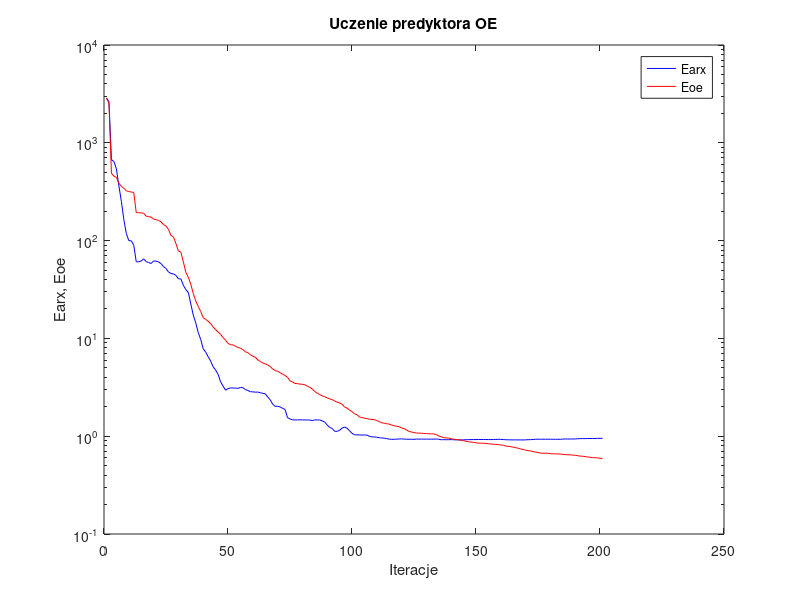
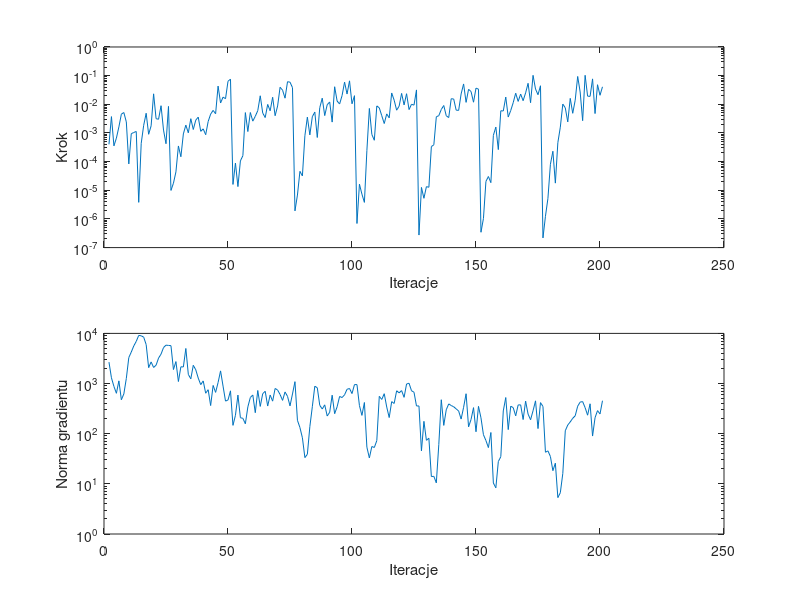

MATLAB code for these plots, in order:
%uczenie predyktora oe
clear all;
n=0; farx(n+1)=2.874501e+003; foe(n+1)=2.869985e+003; wspucz(n+1)=0.000000e+000; ng(n+1)=0.000000e+000;
%odnowa zmiennej metryki
n=1; farx(n+1)=2.631873e+003; foe(n+1)=2.537053e+003; krok(n+1)=4.015818e-004; ng(n+1)=2.673727e+003;
n=2; farx(n+1)=6.714924e+002; foe(n+1)=4.863964e+002; krok(n+1)=3.722051e-003; ng(n+1)=1.301768e+003;
n=3; farx(n+1)=6.450444e+002; foe(n+1)=4.560639e+002; krok(n+1)=3.550621e-004; ng(n+1)=8.754543e+002;
n=4; farx(n+1)=5.406135e+002; foe(n+1)=4.430625e+002; krok(n+1)=6.617550e-004; ng(n+1)=6.391882e+002;
n=5; farx(n+1)=3.626600e+002; foe(n+1)=3.861521e+002; krok(n+1)=1.626565e-003; ng(n+1)=1.131416e+003;
n=6; farx(n+1)=2.518158e+002; foe(n+1)=3.585725e+002; krok(n+1)=4.524560e-003; ng(n+1)=4.750735e+002;
n=7; farx(n+1)=1.639470e+002; foe(n+1)=3.431606e+002; krok(n+1)=5.167850e-003; ng(n+1)=6.216858e+002;
n=8; farx(n+1)=1.179909e+002; foe(n+1)=3.228167e+002; krok(n+1)=2.424720e-003; ng(n+1)=1.265328e+003;
n=9; farx(n+1)=9.994753e+001; foe(n+1)=3.173307e+002; krok(n+1)=8.312662e-005; ng(n+1)=3.298300e+003;
n=10; farx(n+1)=9.953769e+001; foe(n+1)=3.141853e+002; krok(n+1)=9.446471e-004; ng(n+1)=4.245794e+003;
n=11; farx(n+1)=8.987438e+001; foe(n+1)=3.102953e+002; krok(n+1)=1.037622e-003; ng(n+1)=5.616766e+003;
n=12; farx(n+1)=6.069251e+001; foe(n+1)=1.934800e+002; krok(n+1)=1.126296e-003; ng(n+1)=6.931633e+003;
n=13; farx(n+1)=6.071210e+001; foe(n+1)=1.929312e+002; krok(n+1)=3.792618e-006; ng(n+1)=9.116024e+003;
n=14; farx(n+1)=6.190850e+001; foe(n+1)=1.920814e+002; krok(n+1)=4.325549e-004; ng(n+1)=8.953681e+003;
n=15; farx(n+1)=6.507865e+001; foe(n+1)=1.904131e+002; krok(n+1)=1.849821e-003; ng(n+1)=8.416846e+003;
n=16; farx(n+1)=6.100849e+001; foe(n+1)=1.775799e+002; krok(n+1)=4.871925e-003; ng(n+1)=5.987902e+003;
n=17; farx(n+1)=5.967185e+001; foe(n+1)=1.756852e+002; krok(n+1)=8.989595e-004; ng(n+1)=2.074778e+003;
n=18; farx(n+1)=5.832934e+001; foe(n+1)=1.741990e+002; krok(n+1)=1.775201e-003; ng(n+1)=2.700103e+003;
n=19; farx(n+1)=6.194414e+001; foe(n+1)=1.657150e+002; krok(n+1)=2.319637e-002; ng(n+1)=2.092236e+003;
n=20; farx(n+1)=6.168043e+001; foe(n+1)=1.636572e+002; krok(n+1)=3.146871e-003; ng(n+1)=2.323598e+003;
n=21; farx(n+1)=6.055826e+001; foe(n+1)=1.608562e+002; krok(n+1)=3.011555e-003; ng(n+1)=3.220097e+003;
n=22; farx(n+1)=5.812821e+001; foe(n+1)=1.554776e+002; krok(n+1)=8.929289e-003; ng(n+1)=3.859886e+003;
n=23; farx(n+1)=5.426908e+001; foe(n+1)=1.456473e+002; krok(n+1)=1.260746e-003; ng(n+1)=5.216731e+003;
n=24; farx(n+1)=5.195357e+001; foe(n+1)=1.407853e+002; krok(n+1)=4.209206e-004; ng(n+1)=5.829141e+003;
n=25; farx(n+1)=4.774857e+001; foe(n+1)=1.300977e+002; krok(n+1)=8.443488e-003; ng(n+1)=5.755492e+003;
%odnowa zmiennej metryki
n=26; farx(n+1)=4.617961e+001; foe(n+1)=1.127803e+002; krok(n+1)=9.888364e-006; ng(n+1)=5.689503e+003;
n=27; farx(n+1)=4.563241e+001; foe(n+1)=1.094288e+002; krok(n+1)=1.765974e-005; ng(n+1)=1.900688e+003;
n=28; farx(n+1)=4.408041e+001; foe(n+1)=9.314080e+001; krok(n+1)=4.381503e-005; ng(n+1)=2.741209e+003;
n=29; farx(n+1)=4.071299e+001; foe(n+1)=7.839803e+001; krok(n+1)=3.517334e-004; ng(n+1)=1.097282e+003;
n=30; farx(n+1)=4.054896e+001; foe(n+1)=7.604179e+001; krok(n+1)=1.479072e-004; ng(n+1)=2.158127e+003;
n=31; farx(n+1)=3.498619e+001; foe(n+1)=6.064880e+001; krok(n+1)=9.272824e-004; ng(n+1)=2.141826e+003;
n=32; farx(n+1)=3.151763e+001; foe(n+1)=4.732291e+001; krok(n+1)=1.879363e-003; ng(n+1)=5.006002e+003;
n=33; farx(n+1)=2.948748e+001; foe(n+1)=4.220687e+001; krok(n+1)=1.011532e-003; ng(n+1)=1.523617e+003;
n=34; farx(n+1)=2.247852e+001; foe(n+1)=3.567353e+001; krok(n+1)=3.146871e-003; ng(n+1)=1.241057e+003;
n=35; farx(n+1)=1.728444e+001; foe(n+1)=2.875520e+001; krok(n+1)=1.320637e-003; ng(n+1)=2.313107e+003;
n=36; farx(n+1)=1.440721e+001; foe(n+1)=2.417313e+001; krok(n+1)=2.804162e-003; ng(n+1)=1.879719e+003;
n=37; farx(n+1)=1.146777e+001; foe(n+1)=2.118861e+001; krok(n+1)=3.572423e-003; ng(n+1)=1.283694e+003;
n=38; farx(n+1)=9.753574e+000; foe(n+1)=1.882871e+001; krok(n+1)=1.140915e-003; ng(n+1)=9.511062e+002;
n=39; farx(n+1)=7.843864e+000; foe(n+1)=1.627355e+001; krok(n+1)=1.389400e-003; ng(n+1)=1.128979e+003;
n=40; farx(n+1)=7.245123e+000; foe(n+1)=1.565113e+001; krok(n+1)=8.684522e-004; ng(n+1)=6.415499e+002;
n=41; farx(n+1)=6.491563e+000; foe(n+1)=1.497476e+001; krok(n+1)=2.511123e-003; ng(n+1)=7.527542e+002;
n=42; farx(n+1)=5.885086e+000; foe(n+1)=1.416779e+001; krok(n+1)=4.539152e-003; ng(n+1)=3.639540e+002;
n=43; farx(n+1)=5.132849e+000; foe(n+1)=1.310706e+001; krok(n+1)=6.130766e-003; ng(n+1)=9.166779e+002;
n=44; farx(n+1)=4.735534e+000; foe(n+1)=1.229331e+001; krok(n+1)=4.689265e-003; ng(n+1)=6.666581e+002;
n=45; farx(n+1)=4.298428e+000; foe(n+1)=1.164251e+001; krok(n+1)=4.320574e-002; ng(n+1)=1.048249e+003;
n=46; farx(n+1)=3.600266e+000; foe(n+1)=1.101158e+001; krok(n+1)=1.109636e-002; ng(n+1)=1.788091e+003;
n=47; farx(n+1)=3.262820e+000; foe(n+1)=1.018008e+001; krok(n+1)=1.778267e-002; ng(n+1)=8.889862e+002;
n=48; farx(n+1)=2.955781e+000; foe(n+1)=9.588665e+000; krok(n+1)=1.567500e-002; ng(n+1)=4.466238e+002;
n=49; farx(n+1)=3.066446e+000; foe(n+1)=8.907463e+000; krok(n+1)=6.385486e-002; ng(n+1)=4.706181e+002;
n=50; farx(n+1)=3.112109e+000; foe(n+1)=8.610665e+000; krok(n+1)=7.533713e-002; ng(n+1)=7.160789e+002;
%odnowa zmiennej metryki
n=51; farx(n+1)=3.113878e+000; foe(n+1)=8.592694e+000; krok(n+1)=1.599777e-005; ng(n+1)=1.466916e+002;
n=52; farx(n+1)=3.101456e+000; foe(n+1)=8.300233e+000; krok(n+1)=8.904993e-005; ng(n+1)=2.327471e+002;
n=53; farx(n+1)=3.085570e+000; foe(n+1)=8.099215e+000; krok(n+1)=1.344676e-005; ng(n+1)=5.890305e+002;
n=54; farx(n+1)=3.146059e+000; foe(n+1)=7.924347e+000; krok(n+1)=1.062537e-004; ng(n+1)=2.082782e+002;
n=55; farx(n+1)=3.135612e+000; foe(n+1)=7.692161e+000; krok(n+1)=1.614953e-004; ng(n+1)=2.024079e+002;
n=56; farx(n+1)=2.996054e+000; foe(n+1)=7.290139e+000; krok(n+1)=5.139053e-003; ng(n+1)=1.576421e+002;
n=57; farx(n+1)=2.936481e+000; foe(n+1)=7.151774e+000; krok(n+1)=1.119612e-003; ng(n+1)=3.419416e+002;
n=58; farx(n+1)=2.845835e+000; foe(n+1)=6.826106e+000; krok(n+1)=5.173682e-003; ng(n+1)=5.274427e+002;
n=59; farx(n+1)=2.843814e+000; foe(n+1)=6.559853e+000; krok(n+1)=2.583925e-003; ng(n+1)=5.910348e+002;
n=60; farx(n+1)=2.818351e+000; foe(n+1)=6.422626e+000; krok(n+1)=3.816075e-003; ng(n+1)=2.623381e+002;
n=61; farx(n+1)=2.830380e+000; foe(n+1)=6.035788e+000; krok(n+1)=5.997467e-003; ng(n+1)=7.271451e+002;
n=62; farx(n+1)=2.784862e+000; foe(n+1)=5.814904e+000; krok(n+1)=1.982937e-002; ng(n+1)=3.500466e+002;
n=63; farx(n+1)=2.746229e+000; foe(n+1)=5.593315e+000; krok(n+1)=4.953721e-003; ng(n+1)=6.288833e+002;
n=64; farx(n+1)=2.716519e+000; foe(n+1)=5.497876e+000; krok(n+1)=3.452691e-003; ng(n+1)=7.011131e+002;
n=65; farx(n+1)=2.524094e+000; foe(n+1)=5.344157e+000; krok(n+1)=9.907442e-003; ng(n+1)=3.558621e+002;
n=66; farx(n+1)=2.362452e+000; foe(n+1)=5.161625e+000; krok(n+1)=5.945944e-003; ng(n+1)=5.900532e+002;
n=67; farx(n+1)=2.129396e+000; foe(n+1)=4.870053e+000; krok(n+1)=1.761298e-002; ng(n+1)=4.459040e+002;
n=68; farx(n+1)=2.021033e+000; foe(n+1)=4.691340e+000; krok(n+1)=3.996730e-003; ng(n+1)=7.981781e+002;
n=69; farx(n+1)=2.024998e+000; foe(n+1)=4.606537e+000; krok(n+1)=8.744518e-003; ng(n+1)=7.424290e+002;
n=70; farx(n+1)=1.993967e+000; foe(n+1)=4.469120e+000; krok(n+1)=3.931721e-002; ng(n+1)=6.042425e+002;
n=71; farx(n+1)=1.924004e+000; foe(n+1)=4.294834e+000; krok(n+1)=3.112854e-002; ng(n+1)=4.617146e+002;
n=72; farx(n+1)=1.881032e+000; foe(n+1)=4.186299e+000; krok(n+1)=1.634950e-002; ng(n+1)=6.797926e+002;
n=73; farx(n+1)=1.546064e+000; foe(n+1)=4.001024e+000; krok(n+1)=6.144187e-002; ng(n+1)=5.549914e+002;
n=74; farx(n+1)=1.502417e+000; foe(n+1)=3.681978e+000; krok(n+1)=5.918252e-002; ng(n+1)=3.586089e+002;
n=75; farx(n+1)=1.470879e+000; foe(n+1)=3.593664e+000; krok(n+1)=3.820826e-002; ng(n+1)=6.195970e+002;
%odnowa zmiennej metryki
n=76; farx(n+1)=1.466498e+000; foe(n+1)=3.462542e+000; krok(n+1)=1.912484e-006; ng(n+1)=1.090260e+003;
n=77; farx(n+1)=1.467112e+000; foe(n+1)=3.451496e+000; krok(n+1)=6.819177e-006; ng(n+1)=1.847221e+002;
n=78; farx(n+1)=1.470877e+000; foe(n+1)=3.407031e+000; krok(n+1)=4.576990e-005; ng(n+1)=1.327165e+002;
n=79; farx(n+1)=1.467743e+000; foe(n+1)=3.397280e+000; krok(n+1)=3.167303e-005; ng(n+1)=8.289216e+001;
n=80; farx(n+1)=1.467771e+000; foe(n+1)=3.352804e+000; krok(n+1)=7.998863e-004; ng(n+1)=3.336856e+001;
n=81; farx(n+1)=1.465594e+000; foe(n+1)=3.245818e+000; krok(n+1)=3.568597e-003; ng(n+1)=3.893067e+001;
n=82; farx(n+1)=1.464958e+000; foe(n+1)=3.168521e+000; krok(n+1)=8.567570e-004; ng(n+1)=1.381500e+002;
n=83; farx(n+1)=1.444826e+000; foe(n+1)=3.030553e+000; krok(n+1)=3.683227e-003; ng(n+1)=3.451464e+002;
n=84; farx(n+1)=1.467550e+000; foe(n+1)=2.863520e+000; krok(n+1)=5.355898e-003; ng(n+1)=8.848628e+002;
n=85; farx(n+1)=1.466105e+000; foe(n+1)=2.754267e+000; krok(n+1)=6.946998e-004; ng(n+1)=8.239439e+002;
n=86; farx(n+1)=1.466252e+000; foe(n+1)=2.663050e+000; krok(n+1)=7.632150e-003; ng(n+1)=3.684012e+002;
n=87; farx(n+1)=1.436147e+000; foe(n+1)=2.586836e+000; krok(n+1)=1.634950e-002; ng(n+1)=3.107680e+002;
n=88; farx(n+1)=1.393032e+000; foe(n+1)=2.530723e+000; krok(n+1)=4.036613e-003; ng(n+1)=3.758319e+002;
n=89; farx(n+1)=1.301438e+000; foe(n+1)=2.467836e+000; krok(n+1)=9.661282e-003; ng(n+1)=2.254501e+002;
n=90; farx(n+1)=1.229396e+000; foe(n+1)=2.404682e+000; krok(n+1)=1.205272e-002; ng(n+1)=2.674388e+002;
n=91; farx(n+1)=1.200767e+000; foe(n+1)=2.368113e+000; krok(n+1)=2.394037e-003; ng(n+1)=5.860735e+002;
n=92; farx(n+1)=1.122986e+000; foe(n+1)=2.294615e+000; krok(n+1)=4.098731e-002; ng(n+1)=2.506679e+002;
n=93; farx(n+1)=1.121633e+000; foe(n+1)=2.226683e+000; krok(n+1)=1.297031e-002; ng(n+1)=3.443025e+002;
n=94; farx(n+1)=1.148647e+000; foe(n+1)=2.188279e+000; krok(n+1)=1.024683e-002; ng(n+1)=5.533147e+002;
n=95; farx(n+1)=1.209044e+000; foe(n+1)=2.122296e+000; krok(n+1)=2.024365e-002; ng(n+1)=5.256904e+002;
n=96; farx(n+1)=1.240660e+000; foe(n+1)=1.989357e+000; krok(n+1)=5.927401e-002; ng(n+1)=5.971153e+002;
n=97; farx(n+1)=1.206226e+000; foe(n+1)=1.939238e+000; krok(n+1)=2.284436e-002; ng(n+1)=7.682114e+002;
n=98; farx(n+1)=1.135861e+000; foe(n+1)=1.847202e+000; krok(n+1)=6.589702e-002; ng(n+1)=7.968704e+002;
n=99; farx(n+1)=1.071690e+000; foe(n+1)=1.785701e+000; krok(n+1)=1.042882e-002; ng(n+1)=6.309817e+002;
n=100; farx(n+1)=1.032989e+000; foe(n+1)=1.694596e+000; krok(n+1)=2.001452e-002; ng(n+1)=9.532687e+002;
%odnowa zmiennej metryki
n=101; farx(n+1)=1.032218e+000; foe(n+1)=1.659383e+000; krok(n+1)=6.936630e-007; ng(n+1)=9.528576e+002;
n=102; farx(n+1)=1.028908e+000; foe(n+1)=1.569599e+000; krok(n+1)=1.635753e-005; ng(n+1)=3.631880e+002;
n=103; farx(n+1)=1.028628e+000; foe(n+1)=1.552382e+000; krok(n+1)=7.334139e-006; ng(n+1)=2.318093e+002;
n=104; farx(n+1)=1.028500e+000; foe(n+1)=1.526651e+000; krok(n+1)=3.779703e-006; ng(n+1)=4.188237e+002;
n=105; farx(n+1)=1.028161e+000; foe(n+1)=1.513788e+000; krok(n+1)=2.437839e-004; ng(n+1)=5.385333e+001;
n=106; farx(n+1)=9.976957e-001; foe(n+1)=1.492887e+000; krok(n+1)=7.168595e-003; ng(n+1)=3.289513e+001;
n=107; farx(n+1)=9.845949e-001; foe(n+1)=1.482500e+000; krok(n+1)=8.861138e-004; ng(n+1)=5.555395e+001;
n=108; farx(n+1)=9.834159e-001; foe(n+1)=1.478939e+000; krok(n+1)=5.562136e-004; ng(n+1)=5.306003e+001;
n=109; farx(n+1)=9.746747e-001; foe(n+1)=1.444206e+000; krok(n+1)=8.799720e-003; ng(n+1)=7.281619e+001;
n=110; farx(n+1)=9.645059e-001; foe(n+1)=1.410703e+000; krok(n+1)=7.505960e-003; ng(n+1)=5.556965e+002;
n=111; farx(n+1)=9.584760e-001; foe(n+1)=1.370693e+000; krok(n+1)=4.001696e-003; ng(n+1)=4.816796e+002;
n=112; farx(n+1)=9.551277e-001; foe(n+1)=1.358604e+000; krok(n+1)=2.133516e-003; ng(n+1)=6.274104e+002;
n=113; farx(n+1)=9.436696e-001; foe(n+1)=1.341526e+000; krok(n+1)=4.624038e-003; ng(n+1)=3.402891e+002;
n=114; farx(n+1)=9.348246e-001; foe(n+1)=1.329490e+000; krok(n+1)=3.364099e-003; ng(n+1)=2.099118e+002;
n=115; farx(n+1)=9.276266e-001; foe(n+1)=1.300865e+000; krok(n+1)=2.489395e-002; ng(n+1)=4.355862e+002;
n=116; farx(n+1)=9.309710e-001; foe(n+1)=1.277290e+000; krok(n+1)=1.390246e-002; ng(n+1)=4.010233e+002;
n=117; farx(n+1)=9.320370e-001; foe(n+1)=1.263504e+000; krok(n+1)=6.227174e-003; ng(n+1)=7.174595e+002;
n=118; farx(n+1)=9.362777e-001; foe(n+1)=1.250359e+000; krok(n+1)=8.580693e-003; ng(n+1)=6.520253e+002;
n=119; farx(n+1)=9.389090e-001; foe(n+1)=1.214236e+000; krok(n+1)=2.399905e-002; ng(n+1)=7.231078e+002;
n=120; farx(n+1)=9.353670e-001; foe(n+1)=1.195929e+000; krok(n+1)=9.522959e-003; ng(n+1)=5.310057e+002;
n=121; farx(n+1)=9.304839e-001; foe(n+1)=1.155618e+000; krok(n+1)=2.340953e-002; ng(n+1)=9.798141e+002;
n=122; farx(n+1)=9.309544e-001; foe(n+1)=1.118491e+000; krok(n+1)=6.543079e-003; ng(n+1)=1.013463e+003;
n=123; farx(n+1)=9.301657e-001; foe(n+1)=1.103229e+000; krok(n+1)=1.004449e-002; ng(n+1)=7.177589e+002;
n=124; farx(n+1)=9.291857e-001; foe(n+1)=1.090902e+000; krok(n+1)=9.344559e-003; ng(n+1)=6.713617e+002;
n=125; farx(n+1)=9.343180e-001; foe(n+1)=1.076948e+000; krok(n+1)=3.178877e-002; ng(n+1)=3.573661e+002;
%odnowa zmiennej metryki
n=126; farx(n+1)=9.343023e-001; foe(n+1)=1.074940e+000; krok(n+1)=2.736466e-007; ng(n+1)=3.572289e+002;
n=127; farx(n+1)=9.342908e-001; foe(n+1)=1.073792e+000; krok(n+1)=1.259797e-005; ng(n+1)=4.546616e+001;
n=128; farx(n+1)=9.339128e-001; foe(n+1)=1.066442e+000; krok(n+1)=5.250665e-006; ng(n+1)=1.764968e+002;
n=129; farx(n+1)=9.336064e-001; foe(n+1)=1.063248e+000; krok(n+1)=1.338683e-005; ng(n+1)=7.379535e+001;
n=130; farx(n+1)=9.335057e-001; foe(n+1)=1.060134e+000; krok(n+1)=1.274727e-005; ng(n+1)=8.116495e+001;
n=131; farx(n+1)=9.326719e-001; foe(n+1)=1.057758e+000; krok(n+1)=3.348253e-004; ng(n+1)=1.398523e+001;
n=132; farx(n+1)=9.327349e-001; foe(n+1)=1.055128e+000; krok(n+1)=3.870231e-004; ng(n+1)=1.412091e+001;
n=133; farx(n+1)=9.363996e-001; foe(n+1)=1.038153e+000; krok(n+1)=3.671029e-003; ng(n+1)=1.045967e+001;
n=134; farx(n+1)=9.309657e-001; foe(n+1)=1.004457e+000; krok(n+1)=4.014511e-003; ng(n+1)=6.107684e+001;
n=135; farx(n+1)=9.195113e-001; foe(n+1)=9.855526e-001; krok(n+1)=6.607631e-003; ng(n+1)=4.755433e+002;
n=136; farx(n+1)=9.225435e-001; foe(n+1)=9.679689e-001; krok(n+1)=9.078303e-003; ng(n+1)=1.464348e+002;
n=137; farx(n+1)=9.205526e-001; foe(n+1)=9.603161e-001; krok(n+1)=3.990004e-003; ng(n+1)=2.997539e+002;
n=138; farx(n+1)=9.207614e-001; foe(n+1)=9.561932e-001; krok(n+1)=3.442371e-003; ng(n+1)=3.926546e+002;
n=139; farx(n+1)=9.236340e-001; foe(n+1)=9.406504e-001; krok(n+1)=1.564303e-002; ng(n+1)=3.646152e+002;
n=140; farx(n+1)=9.190546e-001; foe(n+1)=9.301935e-001; krok(n+1)=1.532189e-002; ng(n+1)=3.445570e+002;
n=141; farx(n+1)=9.174906e-001; foe(n+1)=9.244406e-001; krok(n+1)=6.254878e-003; ng(n+1)=3.128283e+002;
n=142; farx(n+1)=9.162519e-001; foe(n+1)=9.199274e-001; krok(n+1)=6.130766e-003; ng(n+1)=2.829496e+002;
n=143; farx(n+1)=9.162346e-001; foe(n+1)=9.114763e-001; krok(n+1)=2.307159e-002; ng(n+1)=1.958049e+002;
n=144; farx(n+1)=9.189280e-001; foe(n+1)=9.002535e-001; krok(n+1)=5.131089e-002; ng(n+1)=3.361425e+002;
n=145; farx(n+1)=9.200186e-001; foe(n+1)=8.864081e-001; krok(n+1)=1.168746e-002; ng(n+1)=6.261853e+002;
n=146; farx(n+1)=9.218600e-001; foe(n+1)=8.775622e-001; krok(n+1)=3.329590e-002; ng(n+1)=1.369723e+002;
n=147; farx(n+1)=9.236309e-001; foe(n+1)=8.710582e-001; krok(n+1)=2.788482e-002; ng(n+1)=1.921811e+002;
n=148; farx(n+1)=9.238901e-001; foe(n+1)=8.650723e-001; krok(n+1)=1.183106e-002; ng(n+1)=3.309431e+002;
n=149; farx(n+1)=9.243698e-001; foe(n+1)=8.553547e-001; krok(n+1)=3.670029e-002; ng(n+1)=1.093754e+002;
n=150; farx(n+1)=9.247452e-001; foe(n+1)=8.492112e-001; krok(n+1)=3.377395e-002; ng(n+1)=3.509381e+002;
%odnowa zmiennej metryki
n=151; farx(n+1)=9.247611e-001; foe(n+1)=8.484317e-001; krok(n+1)=3.431689e-007; ng(n+1)=2.075315e+002;
n=152; farx(n+1)=9.247673e-001; foe(n+1)=8.480822e-001; krok(n+1)=1.036921e-006; ng(n+1)=9.541479e+001;
n=153; farx(n+1)=9.245917e-001; foe(n+1)=8.431307e-001; krok(n+1)=2.036880e-005; ng(n+1)=7.302365e+001;
n=154; farx(n+1)=9.242339e-001; foe(n+1)=8.387789e-001; krok(n+1)=3.023762e-005; ng(n+1)=5.284713e+001;
n=155; farx(n+1)=9.240033e-001; foe(n+1)=8.307672e-001; krok(n+1)=1.846630e-005; ng(n+1)=1.056590e+002;
n=156; farx(n+1)=9.243272e-001; foe(n+1)=8.277757e-001; krok(n+1)=8.259539e-004; ng(n+1)=1.040736e+001;
n=157; farx(n+1)=9.275676e-001; foe(n+1)=8.245697e-001; krok(n+1)=1.602367e-003; ng(n+1)=8.330788e+000;
n=158; farx(n+1)=9.288238e-001; foe(n+1)=8.225876e-001; krok(n+1)=2.629940e-004; ng(n+1)=2.784311e+001;
n=159; farx(n+1)=9.287980e-001; foe(n+1)=8.139155e-001; krok(n+1)=5.946996e-003; ng(n+1)=3.478088e+001;
n=160; farx(n+1)=9.238629e-001; foe(n+1)=8.087453e-001; krok(n+1)=5.852382e-003; ng(n+1)=2.847790e+002;
n=161; farx(n+1)=9.206094e-001; foe(n+1)=7.922534e-001; krok(n+1)=1.789637e-002; ng(n+1)=5.257690e+002;
n=162; farx(n+1)=9.188953e-001; foe(n+1)=7.879035e-001; krok(n+1)=3.595838e-003; ng(n+1)=1.207369e+002;
n=163; farx(n+1)=9.176134e-001; foe(n+1)=7.823436e-001; krok(n+1)=6.071802e-003; ng(n+1)=3.537359e+002;
n=164; farx(n+1)=9.169918e-001; foe(n+1)=7.726060e-001; krok(n+1)=1.140023e-002; ng(n+1)=3.308386e+002;
n=165; farx(n+1)=9.165809e-001; foe(n+1)=7.632219e-001; krok(n+1)=2.439969e-002; ng(n+1)=2.269919e+002;
n=166; farx(n+1)=9.171046e-001; foe(n+1)=7.537504e-001; krok(n+1)=1.262969e-002; ng(n+1)=3.745952e+002;
n=167; farx(n+1)=9.169047e-001; foe(n+1)=7.403059e-001; krok(n+1)=2.279678e-002; ng(n+1)=3.757809e+002;
n=168; farx(n+1)=9.147930e-001; foe(n+1)=7.325219e-001; krok(n+1)=1.336226e-002; ng(n+1)=1.915110e+002;
n=169; farx(n+1)=9.182772e-001; foe(n+1)=7.196006e-001; krok(n+1)=2.502130e-002; ng(n+1)=4.460038e+002;
n=170; farx(n+1)=9.211625e-001; foe(n+1)=7.111335e-001; krok(n+1)=5.405940e-002; ng(n+1)=2.452469e+002;
n=171; farx(n+1)=9.221087e-001; foe(n+1)=7.070448e-001; krok(n+1)=1.136199e-002; ng(n+1)=1.897608e+002;
n=172; farx(n+1)=9.259292e-001; foe(n+1)=6.958631e-001; krok(n+1)=1.025515e-001; ng(n+1)=2.867035e+002;
n=173; farx(n+1)=9.313386e-001; foe(n+1)=6.863940e-001; krok(n+1)=3.408723e-002; ng(n+1)=4.519918e+002;
n=174; farx(n+1)=9.319283e-001; foe(n+1)=6.821518e-001; krok(n+1)=2.160287e-002; ng(n+1)=1.265047e+002;
n=175; farx(n+1)=9.313367e-001; foe(n+1)=6.715975e-001; krok(n+1)=4.438543e-002; ng(n+1)=4.164443e+002;
%odnowa zmiennej metryki
n=176; farx(n+1)=9.313356e-001; foe(n+1)=6.699000e-001; krok(n+1)=2.177053e-007; ng(n+1)=3.493194e+002;
n=177; farx(n+1)=9.313395e-001; foe(n+1)=6.697954e-001; krok(n+1)=1.235574e-006; ng(n+1)=4.266350e+001;
n=178; farx(n+1)=9.312914e-001; foe(n+1)=6.693475e-001; krok(n+1)=5.201888e-006; ng(n+1)=4.547048e+001;
n=179; farx(n+1)=9.311441e-001; foe(n+1)=6.634996e-001; krok(n+1)=8.074766e-005; ng(n+1)=3.514689e+001;
n=180; farx(n+1)=9.302355e-001; foe(n+1)=6.605493e-001; krok(n+1)=2.302017e-004; ng(n+1)=1.829856e+001;
n=181; farx(n+1)=9.300448e-001; foe(n+1)=6.599759e-001; krok(n+1)=1.776662e-005; ng(n+1)=2.583327e+001;
n=182; farx(n+1)=9.300527e-001; foe(n+1)=6.594417e-001; krok(n+1)=4.576195e-004; ng(n+1)=5.316908e+000;
n=183; farx(n+1)=9.292111e-001; foe(n+1)=6.565607e-001; krok(n+1)=1.594331e-003; ng(n+1)=6.652076e+000;
n=184; farx(n+1)=9.343400e-001; foe(n+1)=6.524855e-001; krok(n+1)=1.019133e-002; ng(n+1)=1.611088e+001;
n=185; farx(n+1)=9.364814e-001; foe(n+1)=6.479067e-001; krok(n+1)=7.525650e-003; ng(n+1)=1.143927e+002;
n=186; farx(n+1)=9.358458e-001; foe(n+1)=6.460556e-001; krok(n+1)=2.431442e-003; ng(n+1)=1.489471e+002;
n=187; farx(n+1)=9.363004e-001; foe(n+1)=6.434381e-001; krok(n+1)=1.611092e-002; ng(n+1)=1.719441e+002;
n=188; farx(n+1)=9.365127e-001; foe(n+1)=6.417324e-001; krok(n+1)=4.853566e-003; ng(n+1)=2.028093e+002;
n=189; farx(n+1)=9.375898e-001; foe(n+1)=6.376088e-001; krok(n+1)=1.392711e-002; ng(n+1)=2.273567e+002;
n=190; farx(n+1)=9.418846e-001; foe(n+1)=6.325020e-001; krok(n+1)=9.363811e-002; ng(n+1)=3.537508e+002;
n=191; farx(n+1)=9.447897e-001; foe(n+1)=6.254619e-001; krok(n+1)=2.679765e-002; ng(n+1)=4.270446e+002;
n=192; farx(n+1)=9.456616e-001; foe(n+1)=6.243499e-001; krok(n+1)=2.684169e-003; ng(n+1)=4.365054e+002;
n=193; farx(n+1)=9.449789e-001; foe(n+1)=6.184290e-001; krok(n+1)=1.028050e-001; ng(n+1)=3.301975e+002;
n=194; farx(n+1)=9.461104e-001; foe(n+1)=6.136734e-001; krok(n+1)=1.925105e-002; ng(n+1)=2.338748e+002;
n=195; farx(n+1)=9.479508e-001; foe(n+1)=6.089053e-001; krok(n+1)=1.891529e-002; ng(n+1)=3.946943e+002;
n=196; farx(n+1)=9.480280e-001; foe(n+1)=6.044360e-001; krok(n+1)=7.709486e-002; ng(n+1)=8.975896e+001;
n=197; farx(n+1)=9.478946e-001; foe(n+1)=6.030335e-001; krok(n+1)=4.752741e-003; ng(n+1)=2.083388e+002;
n=198; farx(n+1)=9.500702e-001; foe(n+1)=5.994861e-001; krok(n+1)=4.828142e-002; ng(n+1)=2.885454e+002;
n=199; farx(n+1)=9.514191e-001; foe(n+1)=5.961916e-001; krok(n+1)=2.065111e-002; ng(n+1)=2.474005e+002;
n=200; farx(n+1)=9.508687e-001; foe(n+1)=5.902367e-001; krok(n+1)=4.077788e-002; ng(n+1)=4.547121e+002;

figure; semilogy(farx,'b'); hold on; semilogy(foe,'r'); xlabel('Iteracje'); ylabel('Earx, Eoe'); legend('Earx','Eoe'); title('Uczenie predyktora OE');
figure; subplot(2,1,1); semilogy(krok); xlabel('Iteracje'); ylabel('Krok');
subplot(2,1,2); semilogy(ng); xlabel('Iteracje'); ylabel('Norma gradientu');
Earx=farx(n+1)
Eoe=foe(n+1)
